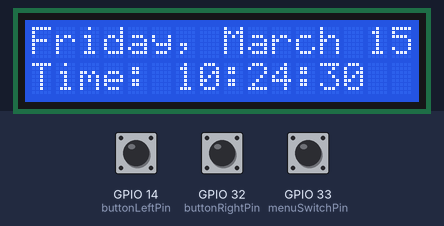
Bench run of a sketch on a simulated ESP32. Shown: 16×2 character LCD. The inputs (shaded band) are chosen by the test bench; at power-on: GPIO 33 (menuSwitchPin) HIGH, GPIO 14 (buttonLeftPin) HIGH, GPIO 32 (buttonRightPin) HIGH. The local clock reads 2024-03-15 10:24:30 at power-on unless the sketch sets it.

Above: at 1.2 s.
1.3 s: GPIO 33 (menuSwitchPin) pulled LOW for 0.25 s
At 2.0 s:
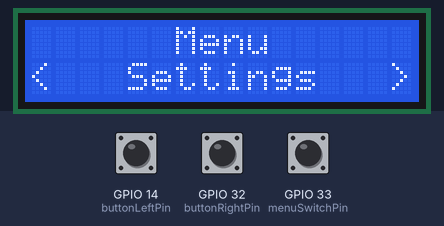
3.0 s: GPIO 14 (buttonLeftPin) pulled LOW for 0.25 s
At 4.0 s:
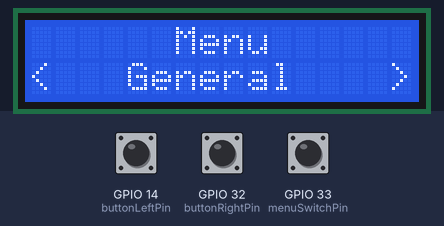
4.7 s: GPIO 14 (buttonLeftPin) pulled LOW for 1 s
At 6.1 s:
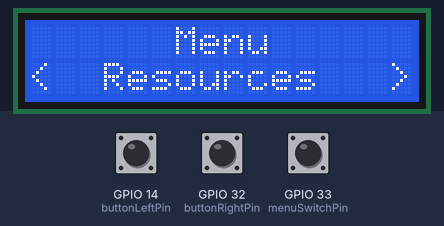
7.2 s: GPIO 33 (menuSwitchPin) pulled LOW for 1 s
At 9.9 s:
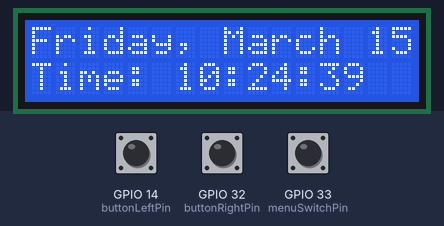
11.2 s: GPIO 33 (menuSwitchPin) pulled LOW for 3.2 s
At 12.7 s:
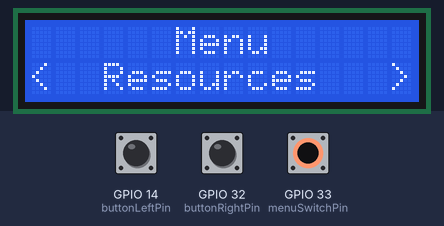
15.9 s: GPIO 14 (buttonLeftPin) pulled LOW for 0.25 s
At 17.1 s:
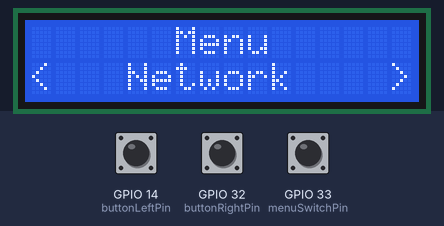
Timing chart, 0 to 18.9 s (numbered marks = the images above; inputs shaded):
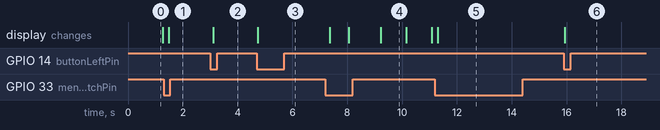

The sketch:

main.ino
```cpp
#include <Wire.h>
#include <RTClib.h>
#include <LiquidCrystal_I2C.h>

// Initialize the RTC
RTC_DS3231 rtc;

// Initialize the LCD with the I2C address, columns, and rows
LiquidCrystal_I2C lcd(0x27, 16, 2);  // Change the address if necessary (0x27 is common)

// Define the I2C SDA and SCL pins
#define SDA_PIN 21
#define SCL_PIN 22

// Button Pins
const int buttonLeftPin = 14;
const int buttonRightPin = 32;
const int menuSwitchPin = 33;

// Constants for debouncing
const unsigned long debounceDelay = 50;
unsigned long lastButtonPress = 0;
bool buttonLeftState = false;
bool buttonRightState = false;
bool menuButtonState = false;

// Menu mode timeout
const unsigned long menuTimeout = 30000;  // 30 seconds
unsigned long lastActivityTime = 0;

// Menu messages
const String messages[] = {"Settings", "SSH", "Network", "Resources", "General"};
const int numMessages = sizeof(messages) / sizeof(messages[0]);
int currentIndex = 0;

// Mode Flags
bool inMenuMode = false;

class DisplayFunctions {
private:
  LiquidCrystal_I2C* lcd;

public:
  DisplayFunctions(LiquidCrystal_I2C* lcdRef)
    : lcd(lcdRef) {}

  void clearLine(int line) {
    lcd->setCursor(0, line);
    for (int i = 0; i < 16; i++) {
      lcd->print(" ");
    }
  }

  void displayTextLine(int line, String message) {
    clearLine(line);
    if (message.length() > 16) {
      message = message.substring(0, 14) + "..";
    }
    lcd->setCursor(0, line);
    lcd->print(message);
  }

  void displayTextCenter(String message) {
    lcd->clear();
    int startPos = (16 - message.length()) / 2;
    lcd->setCursor(startPos, 0);
    lcd->print(message);
  }

  void displayMessageWithArrows(String firstLineMessage, String secondLineMessage) {
    lcd->clear();
    displayTextCenter(firstLineMessage);
    lcd->setCursor(0, 1);
    lcd->print('<');
    lcd->setCursor(15, 1);
    lcd->print('>');

    int availableSpace = 14;
    if (secondLineMessage.length() <= availableSpace) {
      lcd->setCursor((16 - secondLineMessage.length()) / 2, 1);
      lcd->print(secondLineMessage);
    } else {
      lcd->setCursor(1, 1);
      lcd->print(secondLineMessage.substring(0, availableSpace - 2) + "..");
    }
  }

  void updateSecondLineTextWithArrow(String newMessage) {
    int availableSpace = 14;
    clearLine(1);

    if (newMessage.length() <= availableSpace) {
      lcd->setCursor((availableSpace - newMessage.length()) / 2 + 1, 1);
      lcd->print(newMessage);
    } else {
      lcd->setCursor(1, 1);
      lcd->print(newMessage.substring(0, availableSpace - 2) + "..");
    }

    // Redraw `<` and `>`
    lcd->setCursor(0, 1);
    lcd->print('<');
    lcd->setCursor(15, 1);
    lcd->print('>');
  }
};

DisplayFunctions df(&lcd);

void setup() {
  Serial.begin(9600);

  // Initialize I2C communication and RTC
  Wire.begin(SDA_PIN, SCL_PIN);
  if (!rtc.begin()) {
    Serial.println("Couldn't find RTC");
    while (1);
  }

  if (rtc.lostPower()) {
    Serial.println("RTC lost power");
  }

  lcd.init();  // Initialize the LCD
  lcd.backlight();

  // Button setup
  pinMode(buttonLeftPin, INPUT_PULLUP);
  pinMode(buttonRightPin, INPUT_PULLUP);
  pinMode(menuSwitchPin, INPUT_PULLUP);

  lastActivityTime = millis();
}

void displayClock() {
  DateTime now = rtc.now();
  lcd.clear();
  lcd.setCursor(0, 0);
  lcd.print(dayName(now.dayOfTheWeek()));
  lcd.print(", ");
  lcd.print(monthName(now.month()));
  lcd.print(" ");
  lcd.print(now.day());
  lcd.setCursor(0, 1);
  lcd.print("Time: ");
  lcd.print((now.hour() < 10 ? "0" : "") + String(now.hour()));
  lcd.print(':');
  lcd.print((now.minute() < 10 ? "0" : "") + String(now.minute()));
  lcd.print(':');
  lcd.print((now.second() < 10 ? "0" : "") + String(now.second()));
}

void loop() {
  unsigned long currentTime = millis();

  // Handle menu switching
  bool menuButtonPressed = digitalRead(menuSwitchPin) == LOW;
  if (menuButtonPressed && !menuButtonState && (currentTime - lastButtonPress > debounceDelay)) {
    inMenuMode = !inMenuMode;
    lastActivityTime = currentTime;  // Reset the inactivity timer
    if (inMenuMode) {
      df.displayMessageWithArrows("Menu", messages[currentIndex]);
    }
  }
  menuButtonState = menuButtonPressed;

  // If in menu mode, handle button navigation
  if (inMenuMode) {
    bool currentLeftState = digitalRead(buttonLeftPin) == LOW;
    bool currentRightState = digitalRead(buttonRightPin) == LOW;

    if (currentLeftState && !buttonLeftState && (currentTime - lastButtonPress > debounceDelay)) {
      lastButtonPress = currentTime;
      currentIndex = (currentIndex - 1 + numMessages) % numMessages;
      df.displayMessageWithArrows("Menu", messages[currentIndex]);
      lastActivityTime = currentTime;  // Reset the inactivity timer
    }

    if (currentRightState && !buttonRightState && (currentTime - lastButtonPress > debounceDelay)) {
      lastButtonPress = currentTime;
      currentIndex = (currentIndex + 1) % numMessages;
      df.displayMessageWithArrows("Menu", messages[currentIndex]);
      lastActivityTime = currentTime;  // Reset the inactivity timer
    }

    buttonLeftState = currentLeftState;
    buttonRightState = currentRightState;

    // Check for inactivity timeout (30 seconds)
    if (currentTime - lastActivityTime > menuTimeout) {
      inMenuMode = false;
      lastActivityTime = currentTime;  // Reset for clock display
    }
  } else {
    displayClock();  // If not in menu mode, display the clock
  }

  delay(200);
}

// Function to get the day name
String dayName(int dayOfWeek) {
  switch (dayOfWeek) {
    case 0: return "Sunday";
    case 1: return "Monday";
    case 2: return "Tuesday";
    case 3: return "Wednesday";
    case 4: return "Thursday";
    case 5: return "Friday";
    case 6: return "Saturday";
    default: return "Err";
  }
}

// Function to get the month name
String monthName(int month) {
  switch (month) {
    case 1: return "Jan";
    case 2: return "Feb";
    case 3: return "March";
    case 4: return "April";
    case 5: return "May";
    case 6: return "June";
    case 7: return "July";
    case 8: return "August";
    case 9: return "Sept";
    case 10: return "Oct";
    case 11: return "Nov";
    case 12: return "Dec";
    default: return "Err";
  }
}
```

Measured:
- after the input at 1.3 s, the display: changes after 0.18 s (image 1)
- after the input at 3.0 s, the display: changes after 0.10 s (image 2)
- after the input at 4.7 s, the display: changes at once (image 3)
- after the input at 7.2 s, the display: first changes after 0.16 s (image 4 shows a later state)
- after the input at 11.2 s, the display: changes after 0.11 s (image 5)
- after the input at 15.9 s, the display: changes at once (image 6)
- what the display in image 4 shows lasts 1.0 s, from 9.2 s to 10.2 s
